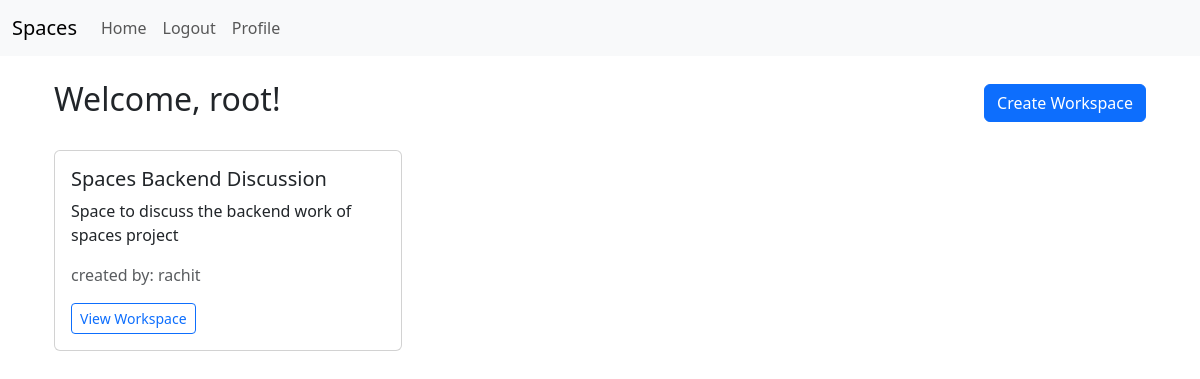
The page / (signed in) on the database as committed earlier.
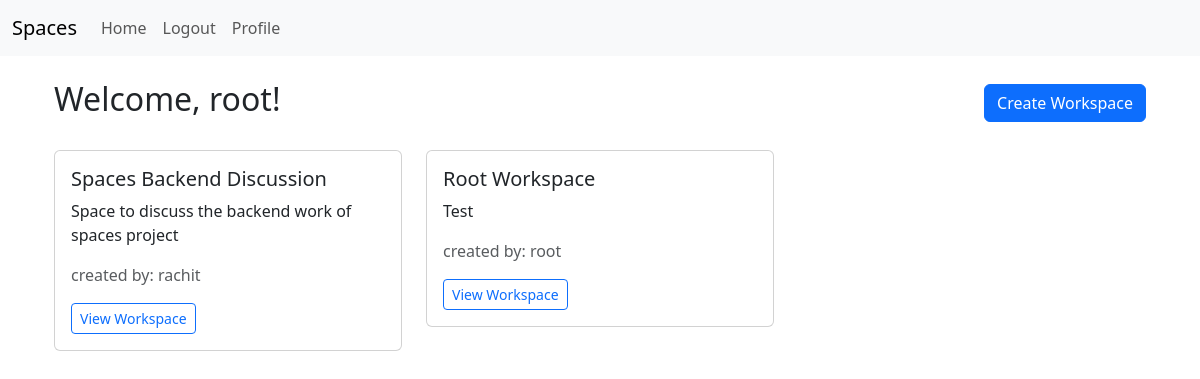
The same page on the database as committed later.
### workspace/models.py (models this page shows, shortened)
class Workspace(models.Model):
    name = models.CharField(max_length=255)
    description = models.TextField(blank=True, null=True)
    creator = models.ForeignKey(User, on_delete=models.CASCADE, related_name='created_workspaces')
    members = models.ManyToManyField(User, related_name='workspaces')
    created_at = models.DateTimeField(auto_now_add=True)

### workspace/views.py (the view)
# urls.py: path('', views.workspace_home, name='workspace_home'),
def workspace_home(request):
    if request.user.is_authenticated:
        user_workspaces = Workspace.objects.filter(Q(creator=request.user) | Q(members=request.user))
    else:
        user_workspaces = []  # Empty list for unauthenticated users
    context = {
        'user_workspaces': user_workspaces,
    }
    return render(request, 'workspace/index.html', context=context)

### workspace/templates/workspace/index.html (shortened to what this page needs)
{% extends 'user/base.html' %}
{% block content %}
<div class="container mt-4">
    {% if user.is_authenticated %}
        <div class="d-flex justify-content-between align-items-center mb-4">
            <h2>Welcome, {{ user.username }}!</h2>
            <a href="{% url 'create_workspace' %}" class="btn btn-primary">Create Workspace</a>
        </div>
        {% if user_workspaces %}
            <div class="row">
                {% for workspace in user_workspaces %}
                    <div class="col-md-4 mb-4">
                        <div class="card">
                            <div class="card-body">
                                <h5 class="card-title">{{ workspace.name }}</h5>
                                <p class="card-text">{{ workspace.description|default:"No description available." }}</p>
                                <span class="text-muted">created by: {{ workspace.creator }}</span>
                                <a href="{% url 'workspace_view' workspace.id%}" class="btn btn-outline-primary btn-sm">View Workspace</a>
                            </div>
                        </div>
                    </div>
                {% endfor %}
            </div>
        {% else %}
            <p class="text-muted">You have not joined or created any workspaces yet.</p>
        {% endif %}
    {% endif %}
</div>
{% endblock %}

Rows that differ between the two databases and show on the page:
added Workspace: name "Root Workspace", description "Test", creator "root"
